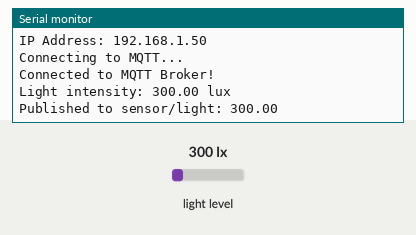
Recording of a sketch running on a simulated Arduino MKR. Parts: the last lines printed to the serial monitor. Inputs (shaded band) come from the test bench; at power-on: light level 300 lx. WiFi joins after 1.5 s; servers stay silent unless stated; random numbers use the default seed unless the sketch sets one; no MQTT or app messages arrive unless stated.

Above: at 6.7 s.
6.8 s: light level set to 40 lx
At 11.0 s:
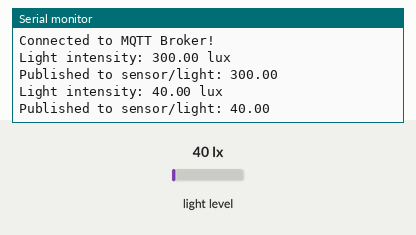
12.4 s: light level set to 500 lx
At 16.0 s:
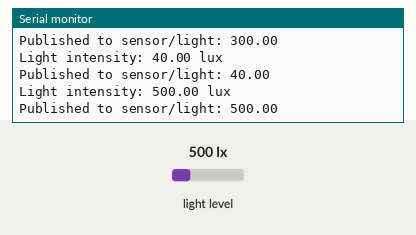
Timing chart, 0 to 17.5 s (numbered marks = the images above; inputs shaded):
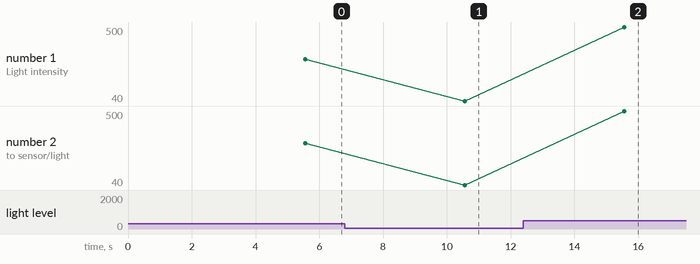

The sketch:

task.ino
```cpp
// Include libraries required for Wi-Fi, MQTT communication, I2C and BH1750 sensor
#include <WiFiNINA.h>
#include <PubSubClient.h>
#include <Wire.h>
#include <BH1750.h>

// Wi-Fi Credentials
#define WIFI_SSID "Shruti"
#define WIFI_PASSWORD "shruti@04"

// HiveMQ MQTT Credentials
#define MQTT_SERVER "fe3b6df982a94b38b2250a5b11ca50dd.s1.eu.hivemq.cloud"
#define MQTT_PORT 8883

// MQTT authentication credentials
#define MQTT_USER "task3.1P"
#define MQTT_PASSWORD "shruti@hivemq"

// MQTT Topic
#define MQTT_TOPIC "sensor/light"

// BH1750 Light Sensor
// Creating a BH1750 sensor object for measuring light intensity in lux
BH1750 lightMeter;

// Network and MQTT objects
WiFiSSLClient wifiSSLClient; // WiFiSSLClient provides a secure connection to the HiveMQ Cloud broker
PubSubClient mqttClient(wifiSSLClient); // PubSubClient manages MQTT communication using the secure Wi-Fi connection

// Connect to Wi-Fi
// Connects the Arduino to the configured Wi-Fi network.
// The function keeps attempting to connect until a connection is established.
void connectWiFi()
{
    Serial.print("Connecting to Wi-Fi");

    while (WiFi.status() != WL_CONNECTED)
    {
        // Start a Wi-Fi connection using the provided credentials
        WiFi.begin(WIFI_SSID, WIFI_PASSWORD);

        // Wait before checking the connection again
        delay(2000);
        Serial.print(".");
    }

    // Display a confirmation message once connected
    Serial.println();
    Serial.println("Wi-Fi connected!");

    // Display the IP address assigned to the Arduino
    Serial.print("IP Address: ");
    Serial.println(WiFi.localIP());
}

// Connect to HiveMQ
// Connects the Arduino to the HiveMQ MQTT broker.
// A unique client ID is generated so the broker can identify this device.
void connectMQTT()
{
    while (!mqttClient.connected())
    {
        Serial.println("Connecting to MQTT...");

        // Creating a unique client ID
        String clientID = "ArduinoNanoIoT-";
        clientID += String(random(0, 9999));

        // Attempt to connect to the MQTT broker using the username and password
        if (mqttClient.connect(
                clientID.c_str(),
                MQTT_USER,
                MQTT_PASSWORD))
        {
            // Connection was successful
            Serial.println("Connected to MQTT Broker!");
        }
        else
        {
            // Display the MQTT error state if the connection fails
            Serial.print("MQTT connection failed. State: ");
            Serial.println(mqttClient.state());

            // Wait before attempting to reconnect
            Serial.println("Retrying in 5 seconds...");
            delay(5000);
        }
    }
}

// Setup
void setup()
// Runs once when the Arduino starts.
{
    Serial.begin(115200); // Start serial communication for displaying sensor and connection information

    delay(2000);

    // Display the project title in the Serial Monitor
    Serial.println();
    Serial.println("================================");
    Serial.println("Terrarium Light Monitoring");
    Serial.println("================================");

    // Initialise I2C communication used by the BH1750 sensor
    Wire.begin();

    // Start BH1750
    if (lightMeter.begin())
    {
        Serial.println("BH1750 started successfully!");
    }
    else
    {
        // Stop the program if the sensor cannot be detected
        Serial.println("ERROR: BH1750 not detected!");

        while (1)
        {
            delay(1000);
        }
    }
    // Connect to Wi-Fi
    connectWiFi();

    // Configure MQTT server
    mqttClient.setServer(MQTT_SERVER, MQTT_PORT);

    // Connect to MQTT broker
    connectMQTT();
}

// Main Loop
// Runs continuously after setup().
void loop()
{
    // Check whether the Wi-Fi connection is still active
    // and reconnect if the connection has been lost
    if (WiFi.status() != WL_CONNECTED)
    {
        connectWiFi();
    }

    // Check whether the MQTT connection is still active
    // and reconnect if the connection has been lost
    if (!mqttClient.connected())
    {
        connectMQTT();
    }

    // Maintain the MQTT connection and process MQTT communication
    mqttClient.loop();

    // Read the current light intensity from the BH1750 sensor
    // The value is returned in lux (lx)
    float lightIntensity = lightMeter.readLightLevel();

    // Check whether the sensor returned an invalid reading
    if (lightIntensity < 0)
    {
        Serial.println("Invalid BH1750 reading. Skipping...");
        delay(1000);
        return;
    }

    // Display the measured light intensity in the Serial Monitor
    Serial.print("Light intensity: ");
    Serial.print(lightIntensity);
    Serial.println(" lux");


    // Convert the numerical light reading into a text message
    // so that it can be sent through MQTT
    String lightMessage = String(lightIntensity, 2);

// Publish the light intensity to the specified MQTT topic
if (mqttClient.publish(MQTT_TOPIC, lightMessage.c_str()))
{
    // Display confirmation when the message is successfully published
    Serial.print("Published to ");
    Serial.print(MQTT_TOPIC);
    Serial.print(": ");
    Serial.println(lightMessage);
}
    else
    {
        // Display an error message if MQTT publishing fails
        Serial.println("MQTT publish failed!");
    }
    // Send reading every 5 seconds
    delay(5000);
}
```

Measured:
- after the input at 6.8 s, the serial monitor: prints a new line after 3.8 s (image 1)
- after the input at 12.4 s, the serial monitor: prints a new line after 3.2 s (image 2)
- plotted number 1: 300 → 40 after the input at 6.8 s, 40 → 500 after the input at 12.4 s
- plotted number 2: 300 → 40 after the input at 6.8 s, 40 → 500 after the input at 12.4 s
